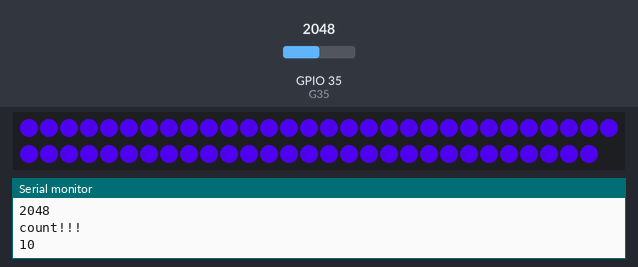
The sketch below on a simulated ESP32. Shown: 59 RGB LEDs in strip order, left to right, continuing on the next row, the last lines printed to the serial monitor. Inputs (shaded band) come from the test bench; at power-on: GPIO 35 (G35) = 2048. Nothing arrives over Bluetooth unless stated; a phone connects over Bluetooth LE 3 s after start.

Above: at 1.3 s.
1.4 s: GPIO 35 (G35) set to 0
At 1.4 s:
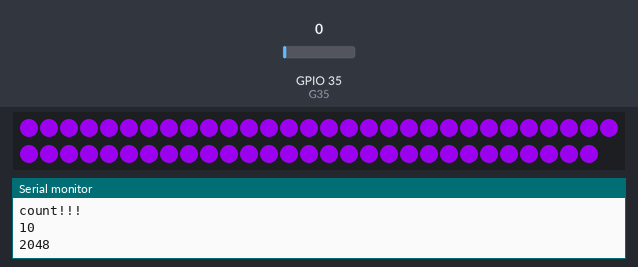
2.9 s: GPIO 35 (G35) set to 90
At 4.6 s:
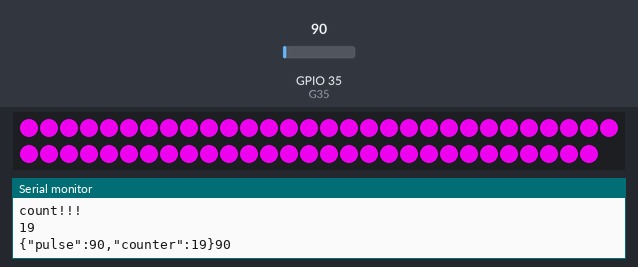
At 5.72 s:
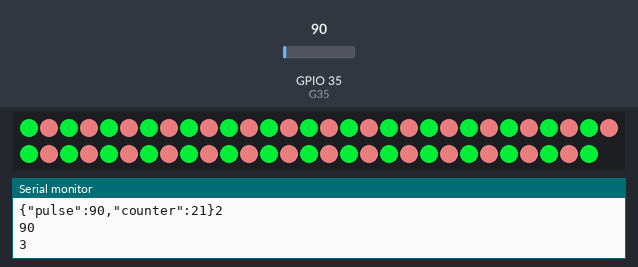

The sketch:

knock-mitten.ino
```cpp
#include <Adafruit_NeoPixel.h>
#include <Ticker.h>
#include <BLEDevice.h>
#include <BLEServer.h>
#include <BLEUtils.h>
#include <BLE2902.h>

#define PIN            25 // GPIO
#define G35            35
#define NUMPIXELS      59

BLECharacteristic *pCharacteristic;
bool deviceConnected = false;
uint8_t value = 0;

// See the following for generating UUIDs:
// https://www.uuidgenerator.net/
//
// Version 4 UUID
#define SERVICE_UUID        "f6740539-e7ee-47bc-926b-adfa5150e1a2"
#define CHARACTERISTIC_UUID "3d7c94ca-0522-4287-94a7-8913e7e63beb"

class MyServerCallbacks: public BLEServerCallbacks {
    void onConnect(BLEServer* pServer) {
      deviceConnected = true;
    };

    void onDisconnect(BLEServer* pServer) {
      deviceConnected = false;
    }
};


Adafruit_NeoPixel pixels = Adafruit_NeoPixel(NUMPIXELS, PIN, NEO_GRB + NEO_KHZ800);
Ticker ticker;

int delayval = 50;
int val = 0;
int counter = 1;
int punchCounter = 0;

void setup() {
  pinMode(PIN, OUTPUT);
  Serial.begin(115200);
  // Create the BLE Device
  BLEDevice::init("knockmitten");

  // Create the BLE Server
  BLEServer *pServer = BLEDevice::createServer();
  pServer->setCallbacks(new MyServerCallbacks());

  // Create the BLE Service
  BLEService *pService = pServer->createService(SERVICE_UUID);

  // Create a BLE Characteristic
  pCharacteristic = pService->createCharacteristic(
                      CHARACTERISTIC_UUID,
                      BLECharacteristic::PROPERTY_READ   |
                      BLECharacteristic::PROPERTY_WRITE  |
                      BLECharacteristic::PROPERTY_NOTIFY |
                      BLECharacteristic::PROPERTY_INDICATE
                    );

  // https://www.bluetooth.com/specifications/gatt/viewer?attributeXmlFile=org.bluetooth.descriptor.gatt.client_characteristic_configuration.xml
  // Create a BLE Descriptor
  pCharacteristic->addDescriptor(new BLE2902());

  // Start the service
  pService->start();

  // Start advertising
  pServer->getAdvertising()->start();
  Serial.println("Waiting a client connection to notify...");

  // This initializes the NeoPixel library.
  pixels.begin();
  pixels.setBrightness(255);  // MAX: 255
  pixels.show();
  for(int i = 0; i < NUMPIXELS; i++) {
    pixels.setPixelColor(i, pixels.Color(0, 0, 200));
    pixels.show();
  }
}


// めでたいモード
void blink() {
  counter = counter + 1;
  Serial.println(counter);
  int r = (counter * 255) % 255;
  int g = (counter * 100) % 255;
  int b = (counter * 150) % 255;
  for(int i = 0; i < NUMPIXELS; i++) {
    if (i % 2 == 0) {
      pixels.setPixelColor(i, pixels.Color(r, g, b));
      pixels.show();
    } else {
      pixels.setPixelColor(i, pixels.Color(188, 100, 100));
      pixels.show();
    }
  }
}

void finish() {
  // ticker.detach();
  delay(500);
  pixels.clear();
  pixels.show();
  ticker.attach_ms(200, blink);
}

// loop内の処理を繰り返します
void loop(){
  // ADCって書いてある番号だけanalogReadできるらしい
  val = analogRead(G35); // read the input pin
  Serial.println(val);
  if (val > 50) {
    delay(100);
    Serial.println("count!!!");
    punchCounter = punchCounter + 1;
    Serial.println(punchCounter);
    if (deviceConnected) {
      char buffer[32];
      sprintf(buffer, "{\"pulse\":%d,\"counter\":%d}", val, punchCounter);
      Serial.printf(buffer);
      pCharacteristic->setValue(buffer);
      pCharacteristic->notify();
      delay(100);
    }
  }

  if (punchCounter == 5) {
    for(int i = 0; i < NUMPIXELS; i++) {
      pixels.setPixelColor(i, pixels.Color(65, 1, 200));
      pixels.show();
    }
  }

  if (punchCounter == 10) {
    for(int i = 0; i < NUMPIXELS; i++) {
      pixels.setPixelColor(i, pixels.Color(130, 1, 200));
      pixels.show();
    }
  }

  if (punchCounter == 15 ) {
    for(int i = 0; i < NUMPIXELS; i++) {
      pixels.setPixelColor(i, pixels.Color(200, 1, 200));
      pixels.show();
    }
  }

  if (punchCounter == 20) {
    finish();
  }
}
```

Measured:
- after the input at 2.9 s, the LEDs: change after 0.91 s (image 2)
- what the display in image 0 shows lasts 0.6 s, from 0.7 s to 1.3 s
- what the display in image 2 shows lasts 1.5 s, from 3.8 s to 5.3 s
